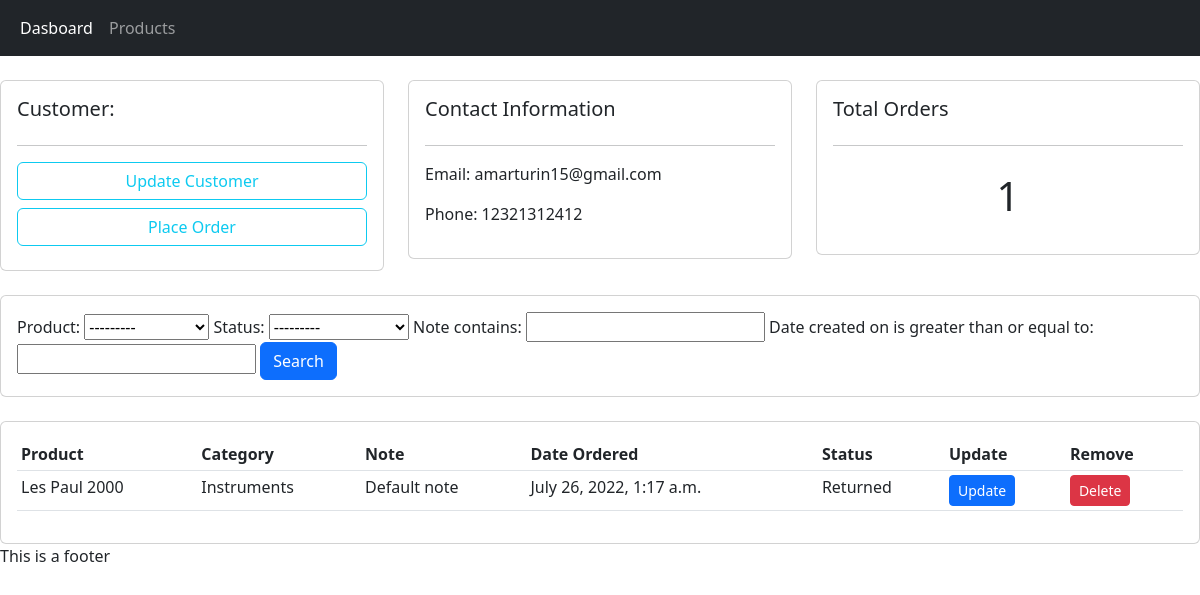
The page /customer/2 on the database its author committed.
### accounts/models.py (models this page shows, shortened)
class Customer(models.Model):
    name=models.ForeignKey(User,null=True,on_delete=models.CASCADE)
    phone=models.CharField(max_length=200,null=True)
    email=models.CharField(max_length=200,null=True)
    country=models.CharField(max_length=100,null=True)
    street = models.CharField(max_length=200,null=True)
    state = models.CharField(max_length=100,null=True)
    zipcode=models.FloatField(null=True)
    cartNumber = models.CharField(max_length=100,null=True)
    date_created_on=models.DateTimeField(auto_now_add=True,null=True)

class Order(models.Model):
    STATUS=(
    ('Pending','Pending'),
    ('Out for delivery','Out for delivery'),
    ('Delivered','Delivered'),
    ('Returned','Returned')
    )
    customer=models.ForeignKey(Customer,null=True,on_delete=models.SET_NULL)
    product=models.ForeignKey(Product,null=True,on_delete=models.SET_NULL)
    date_created_on=models.DateTimeField(auto_now_add=True,null=True)
    status=models.CharField(max_length=200,null=True,choices=STATUS)
    note = models.CharField(max_length=1000,null=True)

class Product(models.Model):
    CATEGORY=(
    ('Instruments','Instruments'),
    ('Strings','Strings'),
    ('Percussion','Percussion'),
    ('Wind','Wind'),
    ('Keyboards','Keyboards'),
    ('Brass','Brass')
    )
    name=models.CharField(max_length=200,null=True)
    price=models.FloatField(null=True)
    category=models.CharField(max_length=200,null=True,choices=CATEGORY)
    description=models.TextField(null=True,blank=True)
    image_url = models.TextField(null=True)
    date_created_on=models.DateTimeField(auto_now_add=True,null=True)
    tags=models.ManyToManyField(Tag)
    def __str__(self):
        return self.name

### accounts/views.py (the view)
# urls.py: path('customer/<str:pk_test>', views.customer,name='customer'),
def customer(request,pk_test):
    customer = Customer.objects.get(id=pk_test)
    orders= customer.order_set.all()
    order_count=orders.count()
    myFilter = OrderFilter(request.GET,queryset=orders)
    orders = myFilter.qs
    context = {'customer':customer,'orders':orders,'order_count':order_count,'myFilter':myFilter}
    return render(request,'accounts/customer.html',context)

### templates/accounts/customer.html
{% extends 'base.html' %}
{% block content %}
	<br>
<div class="row">
	<div class="col-md">
		<div class="card card-body">
			<h5>Customer:</h5>
			<hr>
			<a class="btn btn-outline-info btn-md btn-block mb-2" href="">Update Customer</a>
			<a class="btn btn-outline-info btn-md btn-block mb-2" href="{% url 'place_order' customer.id %}">Place Order</a>
		</div>
	</div>
	<div class="col-md">
		<div class="card card-body">
			<h5>Contact Information</h5>
			<hr>
			<p>Email:  {{customer.email}} </p>
			<p>Phone:  {{customer.phone}}</p>
		</div>
	</div>
	<div class="col-md">
		<div class="card card-body">
			<h5>Total Orders</h5>
			<hr>
			<h1 style="text-align: center;padding: 10px">{{order_count}}</h1>
		</div>
	</div>
</div>
<br>
<div class="row">
	<div class="col">
		<div class="card card-body">
			<form method="get">
				{{myFilter.form}}
		    <button class="btn btn-primary" type="submit">Search</button>
		  </form>
		</div>
	</div>
</div>
<br>
<div class="row">
	<div class="col-md">
		<div class="card card-body">
			<table class="table table-sm">
				<tr>
					<th>Product</th>
					<th>Category</th>
					<th>Note</th>
					<th>Date Ordered</th>
					<th>Status</th>
					<th>Update</th>
					<th>Remove</th>
				</tr>
				{% for order in orders%}
<tr>
	<td>{{order.product}}</td>
	<td>{{order.product.category}}</td>
	<td>{{order.note}}</td>
	<td>{{order.date_created_on}}</td>
	<td>{{order.status}}</td>
	<td><a href="{% url 'update_order' order.id %}" class="btn btn-sm btn-primary">Update</a></td>
	<td><a href="{% url 'delete_order' order.id %}" class="btn btn-sm btn-danger">Delete</a></td>
</tr>
{% endfor %}
			</table>
		</div>
	</div>
</div>
{% endblock content %}

### static/css/base.css (style rules this page uses)
body { background-color: #ebeff5; }

### rows shown on the page
Customer: email "amarturin15@gmail.com", phone "12321312412"
Order: product "Les Paul 2000", product.category "Instruments", note "Default note", date_created_on "July 26, 2022, 1:17 a.m.", status "Returned"

### other values the page prints
{{ order_count }} "1"
